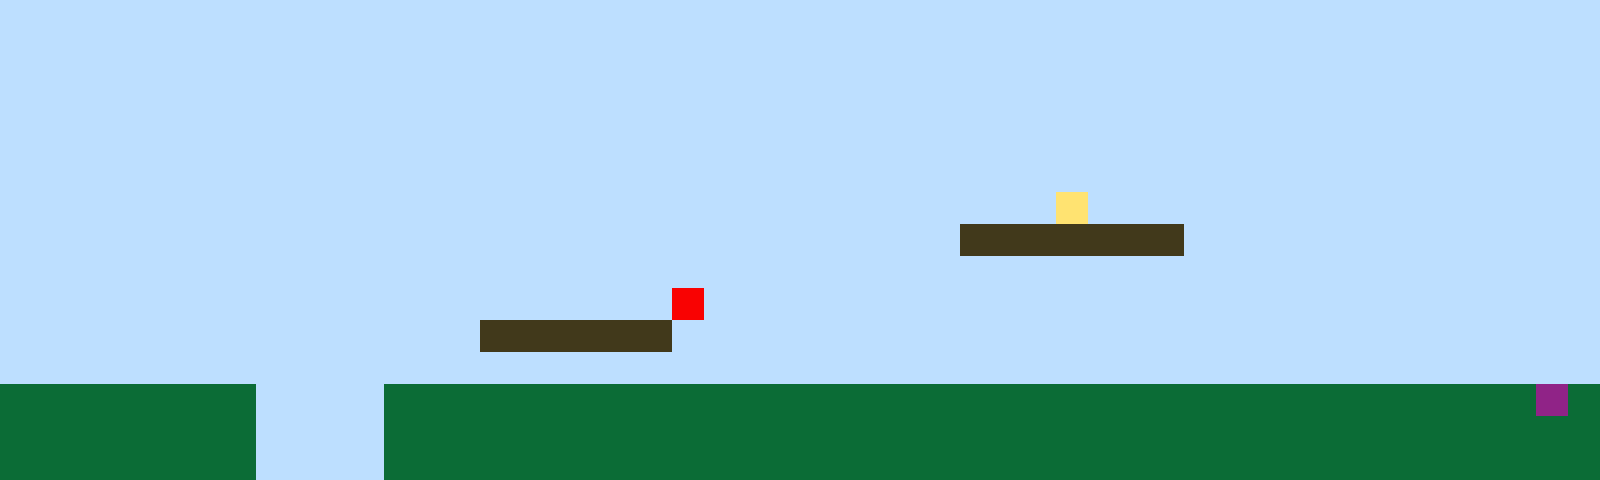

Tiled map render using the project's own tile images. Description and the whole map definition, tile-layer contents included, below:
An orthogonal 50x15 tile map with 32x32 px tiles, 1 tile layer (Tile Layer 1).

<map version="1.10" tiledversion="1.11.2" orientation="orthogonal" renderorder="right-up" width="50" height="15" tilewidth="32" tileheight="32" infinite="0" nextlayerid="2" nextobjectid="1"><editorsettings><export target="map1.csv" format="csv" /></editorsettings><tileset firstgid="1" name="sprites" tilewidth="32" tileheight="32" tilecount="6" columns="3"><image source="sprites.png" width="96" height="64" /></tileset><layer id="1" name="Tile Layer 1" width="50" height="15"><data encoding="csv">1,1,1,1,1,1,1,1,1,1,1,1,1,1,1,1,1,1,1,1,1,1,1,1,1,1,1,1,1,1,1,1,1,1,1,1,1,1,1,1,1,1,1,1,1,1,1,1,1,1,1,1,1,1,1,1,1,1,1,1,1,1,1,1,1,1,1,1,1,1,1,1,1,1,1,1,1,1,1,1,1,1,1,1,1,1,1,1,1,1,1,1,1,1,1,1,1,1,1,1,1,1,1,1,1,1,1,1,1,1,1,1,1,1,1,1,1,1,1,1,1,1,1,1,1,1,1,1,1,1,1,1,1,1,1,1,1,1,1,1,1,1,1,1,1,1,1,1,1,1,1,1,1,1,1,1,1,1,1,1,1,1,1,1,1,1,1,1,1,1,1,1,1,1,1,1,1,1,1,1,1,1,1,1,1,1,1,1,1,1,1,1,1,1,1,1,1,1,1,1,1,1,1,1,1,1,1,1,1,1,1,1,1,1,1,1,1,1,1,1,1,1,1,1,1,1,1,1,1,1,1,1,1,1,1,1,1,1,1,1,1,1,1,1,1,1,1,1,1,1,1,1,1,1,1,1,1,1,1,1,1,1,1,1,1,1,1,1,1,1,1,1,1,1,1,1,1,1,1,1,1,1,1,1,1,1,1,1,1,1,1,1,1,1,1,1,1,1,1,1,1,1,1,1,1,1,1,1,1,1,1,1,1,1,1,1,1,1,1,1,1,1,1,1,1,1,1,1,1,1,1,1,1,4,1,1,1,1,1,1,1,1,1,1,1,1,1,1,1,1,1,1,1,1,1,1,1,1,1,1,1,1,1,1,1,1,1,1,1,1,1,1,1,1,1,1,1,1,1,1,3,3,3,3,3,3,3,1,1,1,1,1,1,1,1,1,1,1,1,1,1,1,1,1,1,1,1,1,1,1,1,1,1,1,1,1,1,1,1,1,1,1,1,1,1,1,1,1,1,1,1,1,1,1,1,1,1,1,1,1,1,1,1,1,1,1,1,1,1,1,1,1,1,1,1,1,1,1,1,1,1,1,1,1,1,1,1,1,1,1,1,5,1,1,1,1,1,1,1,1,1,1,1,1,1,1,1,1,1,1,1,1,1,1,1,1,1,1,1,1,1,1,1,1,1,1,1,1,1,1,1,1,1,1,1,3,3,3,3,3,3,1,1,1,1,1,1,1,1,1,1,1,1,1,1,1,1,1,1,1,1,1,1,1,1,1,1,1,1,1,1,1,1,1,1,1,1,1,1,1,1,1,1,1,1,1,1,1,1,1,1,1,1,1,1,1,1,1,1,1,1,1,1,1,1,1,1,1,1,1,1,1,1,1,1,1,1,1,1,1,2,2,2,2,2,2,2,2,1,1,1,1,2,2,2,2,2,2,2,2,2,2,2,2,2,2,2,2,2,2,2,2,2,2,2,2,2,2,2,2,2,2,2,2,2,2,2,2,6,2,2,2,2,2,2,2,2,2,1,1,1,1,2,2,2,2,2,2,2,2,2,2,2,2,2,2,2,2,2,2,2,2,2,2,2,2,2,2,2,2,2,2,2,2,2,2,2,2,2,2,2,2,2,2,2,2,2,2,1,1,1,1,2,2,2,2,2,2,2,2,2,2,2,2,2,2,2,2,2,2,2,2,2,2,2,2,2,2,2,2,2,2,2,2,2,2,2,2,2,2</data></layer></map>
